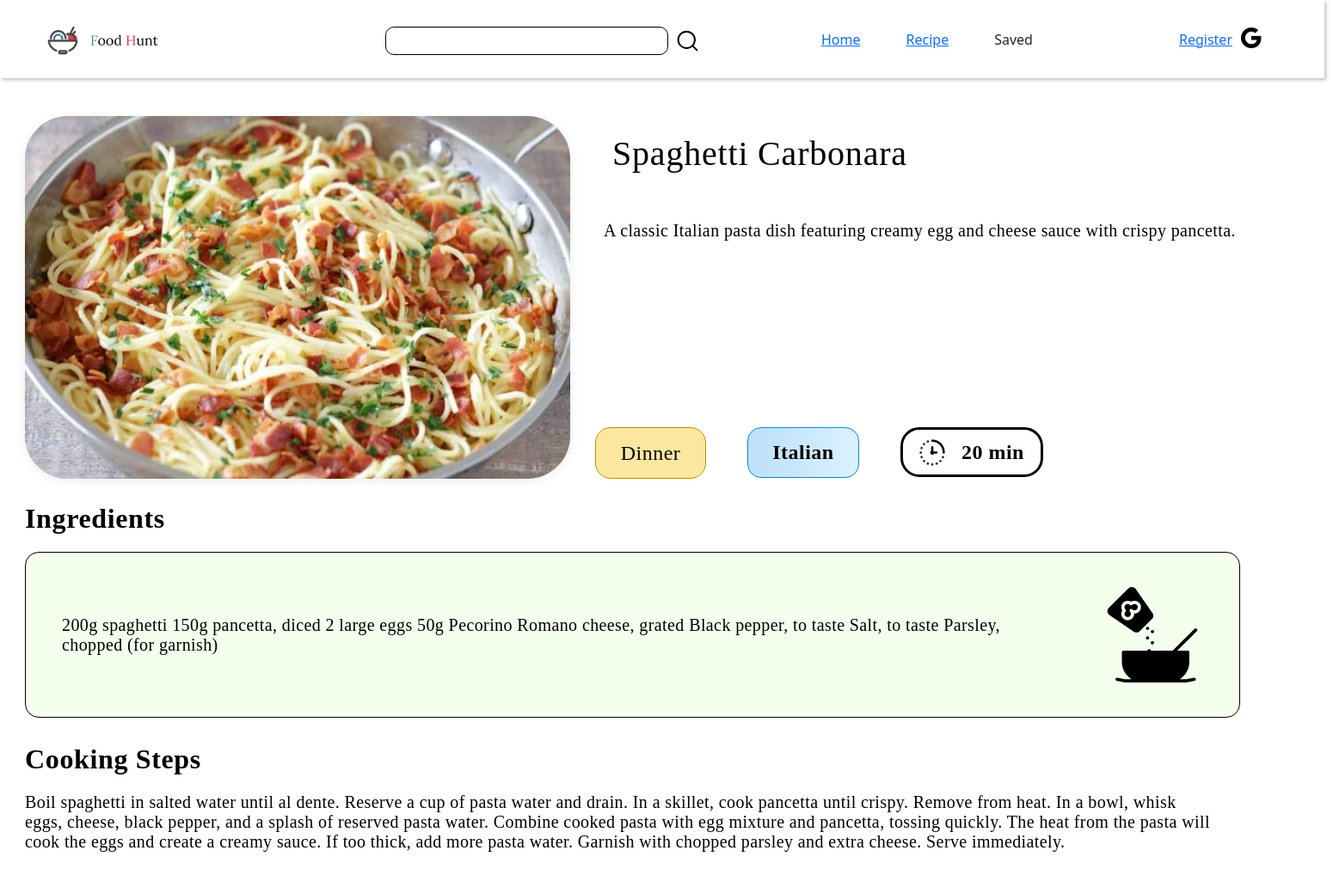
Screenshot of /recipes/12/ with the database file from the repository.
### ZoomApp/models.py (models this page shows, shortened)
class Recipe(models.Model):
    MEAL_TYPES = [
        ('Breakfast', 'Breakfast'),
        ('Lunch', 'Lunch'),
        ('Dinner', 'Dinner'),
        ('Snack', 'Snack'),
        ('Dessert', 'Dessert'),
    ]
    CUISINE_CHOICES = [
        ('Italian', 'Italian'),
        ('Indian', 'Indian'),
        ('Chinese', 'Chinese'),
        ('Mexican', 'Mexican'),
    ]
    title = models.CharField(max_length=200)
    description = models.TextField()
    ingredients = models.JSONField(blank=True, null=True)
    steps = models.JSONField(blank=True, null=True)
    image = models.ImageField(upload_to="recipe_image/", null=True, blank=True)
    author = models.ForeignKey(User, on_delete=models.CASCADE)
    meal_type = models.CharField(max_length=20, choices=MEAL_TYPES, default='Breakfast')
    cooking_time = models.PositiveIntegerField(default=0)  # In minutes
    cuisines = models.CharField(max_length=20, choices=CUISINE_CHOICES, default="Indian")

### ZoomApp/views.py (the view)
# urls.py: path('recipes/<int:recipe_id>/', views.recipe_detail, name='recipe_detail'),
def recipe_detail(request, recipe_id):
    user = request.user
    recipe = get_object_or_404(Recipe, id=recipe_id)
    return render(request, 'recipe_detail.html', {'recipe': recipe,'user': user})

### ZoomApp/templates/recipe_detail.html (shortened to what this page needs)
<!DOCTYPE html>
<html>
<head>
    <link href="https://cdn.jsdelivr.net/npm/bootstrap@5.3.1/dist/css/bootstrap.min.css" rel="stylesheet">
</head>
<body>
    <div class="home">
        {% include 'search.html' %}
        <div class="recipe_list_box1">
            <div class="recipe_list_box2">
                <div class="recipe_box_img_title_disc">
                    <div class="recipe_box_img_details">
                        <div class="recipe_box_img">
                            <img class="recipe_img" src="../../media/{{ recipe.image }}" />
                        </div>
                        <div class="recipe_box_title_dis_time_cus_type">
                            <div class="recipe_box_title_disc">
                                <div class="recipe_box_title">
                                    <p class="recipe_title"> {{ recipe.title }}</p>
                                </div>
                                <div class="recipe_box_disc">
                                    <div class="recipe_disc">{{ recipe.description }}
                                    </div>
                                </div>
                            </div>
                            <div class="recipe_box_type_cusn_time">
                                <div class="recipe_type_box">
                                    <div class="recipe_type">{{ recipe.meal_type }}</div>
                                </div>
                                <div class="recipe_cusn_box">
                                    <div class="recipe_cusn"> {{ recipe.cuisines }}</div>
                                </div>
                                <div class="recipe_time_img_box">
                                    <img class="recipe_time_img" src="../../static/media/recipe_time.png" />
                                    <div class="recipe_time"> {{ recipe.cooking_time }} min</div>
                                </div>
                            </div>
                        </div>
                    </div>
                </div>
                <div class="recipe_box_ing_step">
                    <div class="recipe_ing_box">
                        <div class="recipe_ing_title">Ingredients</div>
                        <div class="recipe_ing_detail_img">
                            <div class="recipe_ing_detail_box">
                                <div class="recipe_ing_detail">
                                    {{ recipe.ingredients }}
                                </div>
                            </div>
                            <img class="recipe_ing_img" src="../../static/media/ingredients.png">
                        </div>
                    </div>
                    <div class="recipe_step_box">
                        <div class="recipe_step_title">Cooking Steps</div>
                        <div class="recipe_step_detail">
                            {{ recipe.steps }}
                        </div>
                    </div>
                </div>
            </div>
        </div>
    </div>
</body>
</html>

### rows the page displays
Recipe: image (picture), title "Spaghetti Carbonara", description "A classic Italian pasta dish featuring creamy egg and cheese sauce with crispy pancetta.", meal_type "Dinner", cuisines "Italian", cooking_time "20", ingredients "200g spaghetti 150g pancetta, diced 2 large eggs 50g Pecorino Romano cheese, grated Black pepper, to taste Salt, to taste Parsley, chopped (for garnish)", steps "Boil spaghetti in salted water until al dente. Reserve a cup of pasta water and drain. In a skillet, cook pancetta until crispy. Remove from heat. In a bowl, whisk eggs, cheese, black pepper, and a splash of reserved pasta water. Combine cooked pasta with egg mixture and pancetta, tossing quickly. The heat from the pasta will cook the eggs and create a creamy sauce. If too thick, add more pasta water. Garnish with chopped parsley and extra cheese. Serve immediately."
